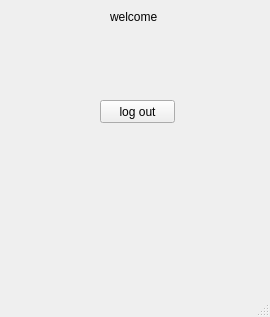
<?xml version="1.0" encoding="UTF-8"?>
<ui version="4.0">
 <class>MainWindow</class>
 <widget class="QMainWindow" name="MainWindow">
  <property name="geometry">
   <rect>
    <x>0</x>
    <y>0</y>
    <width>270</width>
    <height>317</height>
   </rect>
  </property>
  <property name="windowTitle">
   <string>noctem CRUD</string>
  </property>
  <widget class="QWidget" name="centralwidget">
   <widget class="QLabel" name="label">
    <property name="geometry">
     <rect>
      <x>110</x>
      <y>10</y>
      <width>47</width>
      <height>13</height>
     </rect>
    </property>
    <property name="text">
     <string>welcome!</string>
    </property>
   </widget>
   <widget class="QPushButton" name="pushButton">
    <property name="geometry">
     <rect>
      <x>100</x>
      <y>100</y>
      <width>75</width>
      <height>23</height>
     </rect>
    </property>
    <property name="text">
     <string>log out</string>
    </property>
   </widget>
  </widget>
  <widget class="QMenuBar" name="menubar">
   <property name="geometry">
    <rect>
     <x>0</x>
     <y>0</y>
     <width>270</width>
     <height>21</height>
    </rect>
   </property>
  </widget>
  <widget class="QStatusBar" name="statusbar"/>
 </widget>
 <resources/>
 <connections/>
</ui>
